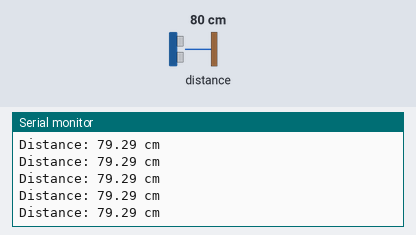
A sketch run on a simulated ESP8266 (NodeMCU). On the bench: the last lines printed to the serial monitor. Wiring (inferred from the names in the program): ultrasonic range finder: trigger D5; echo D3. Inputs (shaded band) come from the test bench; at power-on: distance to the obstacle 80 cm. The echo pulse lasts 58.3 µs per cm.

Above: at 1.2 s.
1.3 s: distance to the obstacle set to 2 cm
At 2.3 s:
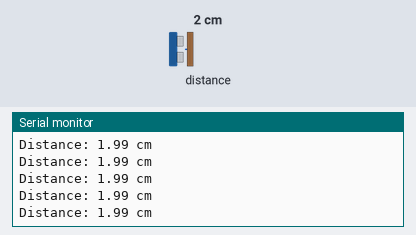
4.3 s: distance to the obstacle set to 18 cm
At 5.2 s:
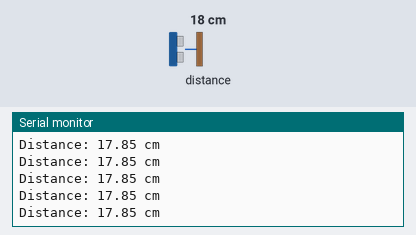
7.3 s: distance to the obstacle set to 4 cm
At 7.9 s:
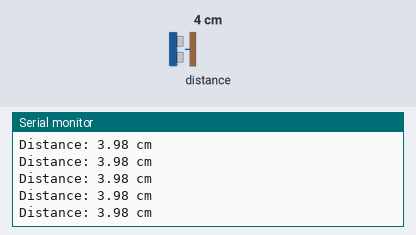
13.3 s: distance to the obstacle set to 120 cm
At 14.0 s:
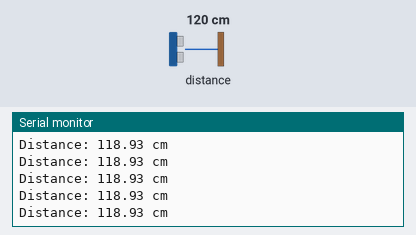
16.3 s: distance to the obstacle set to 9 cm
At 17.0 s:
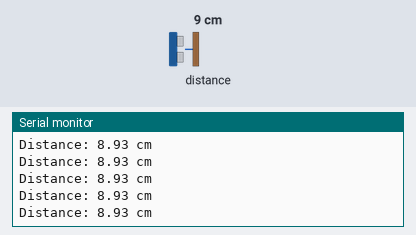
22.3 s: distance to the obstacle set to 35 cm
At 23.0 s:
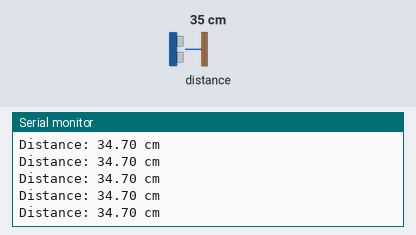
Timing chart, 0 to 25.3 s (numbered marks = the images above; inputs shaded):
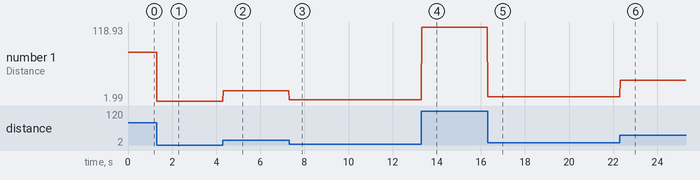

The sketch:

Ultrasonic_Sensor.ino
```cpp
#define US_ECHO D3
#define US_TRIGGER D5

// defines variables
float duration; // variable for the duration of sound wave travel
float distance; // variable for the distance measurement

void setup() {
  pinMode(US_TRIGGER, OUTPUT);
  pinMode(US_ECHO, INPUT);
  Serial.begin(9600);
}

void loop() {
  digitalWrite(US_TRIGGER, LOW);
  delayMicroseconds(2);
  digitalWrite(US_TRIGGER, HIGH);
  delayMicroseconds(10);
  digitalWrite(US_TRIGGER, LOW);
  duration = pulseIn(US_ECHO, HIGH); // return time in microseconds
  distance = duration * 0.034 / 2; // Speed of sound wave divided by 2 (go and back)
  // Displays the distance on the Serial Monitor
  Serial.print("Distance: ");
  Serial.print(distance);
  Serial.println(" cm");
}
```

Measured:
- after the input at 1.3 s, the serial monitor: prints a new line at once (image 1)
- after the input at 4.3 s, the serial monitor: prints a new line at once (image 2)
- after the input at 7.3 s, the serial monitor: prints a new line at once (image 3)
- after the input at 13.3 s, the serial monitor: prints a new line at once (image 4)
- after the input at 16.3 s, the serial monitor: prints a new line at once (image 5)
- after the input at 22.3 s, the serial monitor: prints a new line at once (image 6)
- plotted number 1: 79.29 → 1.99 after the input at 1.3 s, 1.99 → 17.85 after the input at 4.3 s, 17.85 → 3.98 after the input at 7.3 s, 3.98 → 118.93 after the input at 13.3 s, 118.93 → 8.93 after the input at 16.3 s
